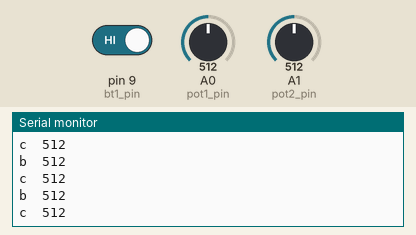
Simulated run of this sketch. Board: Arduino Uno, built with avr-gcc and run on an emulated ATmega328P. On the bench: the last lines printed to the serial monitor. Inputs (shaded band) come from the test bench; at power-on: pin 9 (bt1_pin) HIGH, A0 (pot1_pin) = 512, A1 (pot2_pin) = 512. Random numbers use the default seed unless the sketch sets one.

Above: at 1.2 s.
1.3 s: pin 9 (bt1_pin) driven LOW
At 1.34 s:
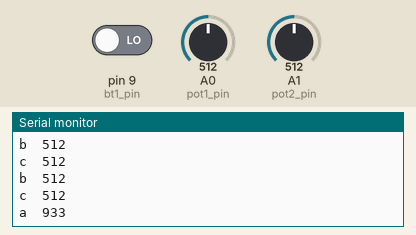
2.8 s: A0 (pot1_pin) set to 716
At 2.86 s:
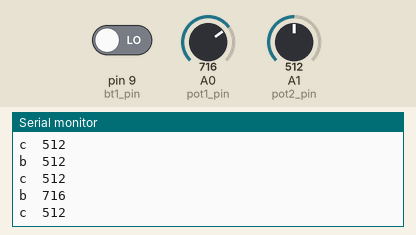
4.3 s: A1 (pot2_pin) set to 716
At 4.33 s:
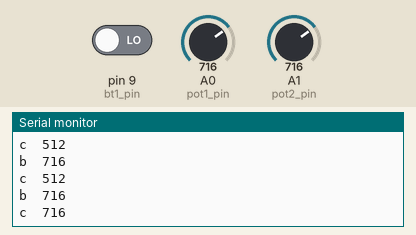
5.8 s: A0 (pot1_pin) set to 900
At 5.8 s:
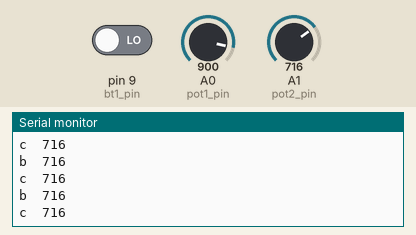
7.3 s: A1 (pot2_pin) set to 900
At 7.32 s:
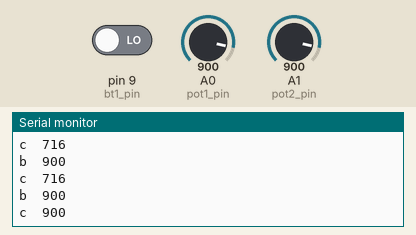
Timing chart, 0 to 9.8 s (numbered marks = the images above; inputs shaded):
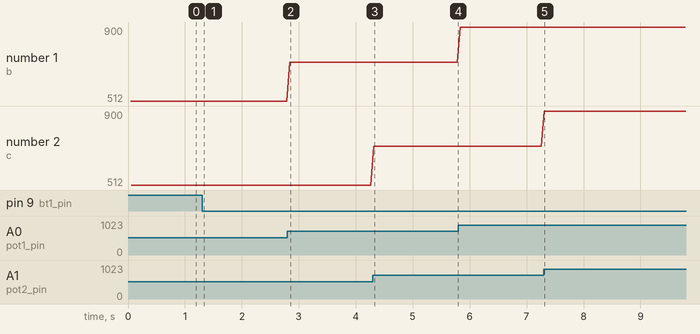

The sketch:

Arduino_serial_to_max_multiple_values.ino
```cpp
// botao 1
int bt1_pin = 9;
int bt1_state;
int bt1_previous_state;
int rand_val;

// potenciometros
int pot1_pin = A0;
int pot2_pin = A1;
int pot1_val, pot2_val;

void setup() {
  Serial.begin(9600);
  pinMode(bt1_pin, INPUT);
}

void loop() {

    // botao 1
    rand_val = random(1000);
    bt1_state = digitalRead(bt1_pin);
    if (bt1_state != bt1_previous_state)
    {
      if (bt1_state == HIGH)
      {

      }
      else
      {
        Serial.print("a");
        Serial.print("\t");
        Serial.println(rand_val);

      }
      delay(50);
  }
  bt1_previous_state = bt1_state;

  // pot 1
  pot1_val = analogRead(A0);
  pot2_val = analogRead(A1);

  Serial.print("b");
  Serial.print("\t");
  Serial.println(pot1_val);

  Serial.print("c");
  Serial.print("\t");
  Serial.println(pot2_val);

  delay(50);


}
```

Measured:
- after the input at 1.3 s, the serial monitor: prints a new line at once (image 1)
- after the input at 2.8 s, the serial monitor: prints a new line at once (image 2)
- after the input at 4.3 s, the serial monitor: prints a new line at once (image 3)
- after the input at 7.3 s, the serial monitor: prints a new line at once (image 5)
- plotted number 1: 512 → 716 after the input at 2.8 s, 716 → 900 after the input at 5.8 s
